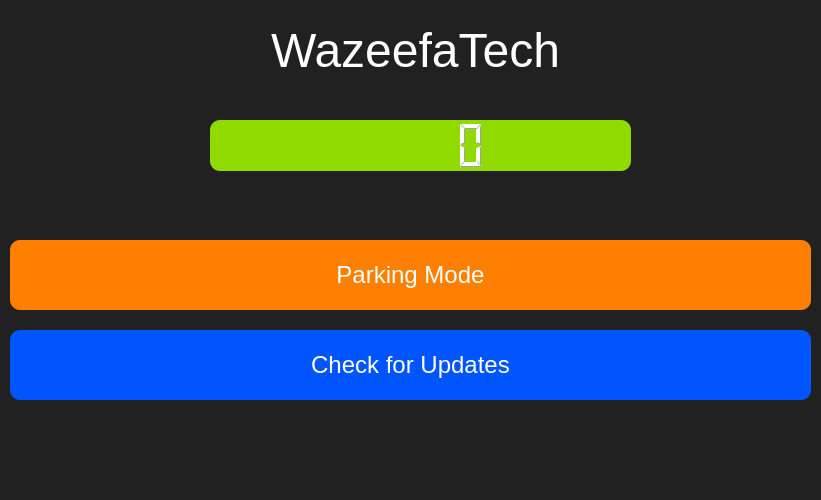
<?xml version="1.0" encoding="UTF-8"?>
<ui version="4.0">
 <class>infoScreen</class>
 <widget class="QMainWindow" name="infoScreen">
  <property name="enabled">
   <bool>true</bool>
  </property>
  <property name="geometry">
   <rect>
    <x>0</x>
    <y>0</y>
    <width>821</width>
    <height>500</height>
   </rect>
  </property>
  <property name="minimumSize">
   <size>
    <width>820</width>
    <height>500</height>
   </size>
  </property>
  <property name="windowTitle">
   <string>Infotainment</string>
  </property>
  <property name="styleSheet">
   <string notr="true">background-color: rgb(33, 33, 33); color: white; font-family: &quot;Segoe UI&quot;;</string>
  </property>
  <property name="unifiedTitleAndToolBarOnMac">
   <bool>false</bool>
  </property>
  <widget class="QWidget" name="centralwidget">
   <widget class="QPushButton" name="updateButton">
    <property name="geometry">
     <rect>
      <x>10</x>
      <y>330</y>
      <width>801</width>
      <height>70</height>
     </rect>
    </property>
    <property name="styleSheet">
     <string notr="true">color: white; background-color: rgb(0, 85, 255); border-radius: 10px; font-size: 24px;</string>
    </property>
    <property name="text">
     <string>Check for Updates</string>
    </property>
   </widget>
   <widget class="QPushButton" name="pushButton">
    <property name="geometry">
     <rect>
      <x>10</x>
      <y>240</y>
      <width>801</width>
      <height>70</height>
     </rect>
    </property>
    <property name="styleSheet">
     <string notr="true">color: white; background-color: rgb(255, 128, 0); border-radius: 10px; font-size: 24px;</string>
    </property>
    <property name="text">
     <string>Parking Mode</string>
    </property>
   </widget>
   <widget class="QLabel" name="title">
    <property name="enabled">
     <bool>true</bool>
    </property>
    <property name="geometry">
     <rect>
      <x>10</x>
      <y>20</y>
      <width>811</width>
      <height>61</height>
     </rect>
    </property>
    <property name="font">
     <font>
      <family>Segoe UI</family>
      <pointsize>36</pointsize>
      <weight>50</weight>
      <italic>false</italic>
      <bold>false</bold>
     </font>
    </property>
    <property name="styleSheet">
     <string notr="true">color: rgb(255, 255, 255);</string>
    </property>
    <property name="text">
     <string>WazeefaTech</string>
    </property>
    <property name="alignment">
     <set>Qt::AlignCenter</set>
    </property>
   </widget>
   <widget class="QLCDNumber" name="lcdTime">
    <property name="geometry">
     <rect>
      <x>210</x>
      <y>120</y>
      <width>421</width>
      <height>51</height>
     </rect>
    </property>
    <property name="styleSheet">
     <string notr="true">background-color: rgb(145, 218, 0);
border-radius: 10px; font-size: 24px;</string>
    </property>
   </widget>
  </widget>
  <widget class="QMenuBar" name="menubar">
   <property name="geometry">
    <rect>
     <x>0</x>
     <y>0</y>
     <width>821</width>
     <height>26</height>
    </rect>
   </property>
  </widget>
  <widget class="QStatusBar" name="statusbar"/>
 </widget>
 <resources/>
 <connections/>
</ui>
